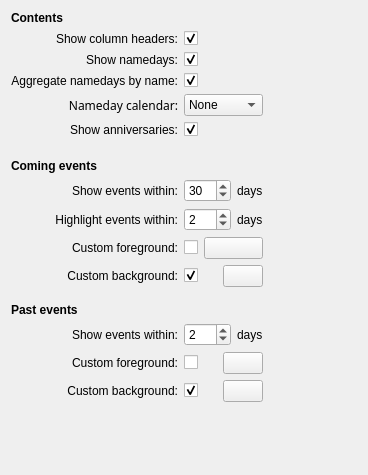
<?xml version="1.0" encoding="UTF-8"?>
<ui version="4.0">
 <class>KBirthdayAppletConfig</class>
 <widget class="QWidget" name="KBirthdayAppletConfig">
  <property name="geometry">
   <rect>
    <x>0</x>
    <y>0</y>
    <width>368</width>
    <height>475</height>
   </rect>
  </property>
  <property name="sizePolicy">
   <sizepolicy hsizetype="Preferred" vsizetype="Preferred">
    <horstretch>0</horstretch>
    <verstretch>0</verstretch>
   </sizepolicy>
  </property>
  <property name="minimumSize">
   <size>
    <width>0</width>
    <height>0</height>
   </size>
  </property>
  <layout class="QGridLayout" name="gridLayout">
   <item row="0" column="0">
    <widget class="QLabel" name="lblTitleContents">
     <property name="font">
      <font>
       <weight>75</weight>
       <bold>true</bold>
      </font>
     </property>
     <property name="text">
      <string>Contents</string>
     </property>
    </widget>
   </item>
   <item row="13" column="0">
    <widget class="QLabel" name="lblTitleComingEvents">
     <property name="sizePolicy">
      <sizepolicy hsizetype="Fixed" vsizetype="Preferred">
       <horstretch>0</horstretch>
       <verstretch>0</verstretch>
      </sizepolicy>
     </property>
     <property name="font">
      <font>
       <weight>75</weight>
       <bold>true</bold>
      </font>
     </property>
     <property name="text">
      <string>Coming events</string>
     </property>
    </widget>
   </item>
   <item row="12" column="0">
    <spacer name="spacerContentsBottom">
     <property name="orientation">
      <enum>Qt::Vertical</enum>
     </property>
     <property name="sizeType">
      <enum>QSizePolicy::Fixed</enum>
     </property>
     <property name="sizeHint" stdset="0">
      <size>
       <width>40</width>
       <height>10</height>
      </size>
     </property>
    </spacer>
   </item>
   <item row="14" column="0">
    <widget class="QLabel" name="lblComingShowDays">
     <property name="text">
      <string>Show events within:</string>
     </property>
     <property name="alignment">
      <set>Qt::AlignRight|Qt::AlignTrailing|Qt::AlignVCenter</set>
     </property>
    </widget>
   </item>
   <item row="22" column="0">
    <widget class="QLabel" name="lblTitlePastEvents">
     <property name="font">
      <font>
       <weight>75</weight>
       <bold>true</bold>
      </font>
     </property>
     <property name="text">
      <string>Past events</string>
     </property>
    </widget>
   </item>
   <item row="21" column="0">
    <spacer name="spacerComingEventsBottom">
     <property name="orientation">
      <enum>Qt::Vertical</enum>
     </property>
     <property name="sizeType">
      <enum>QSizePolicy::Fixed</enum>
     </property>
     <property name="sizeHint" stdset="0">
      <size>
       <width>20</width>
       <height>10</height>
      </size>
     </property>
    </spacer>
   </item>
   <item row="15" column="0">
    <widget class="QLabel" name="lblComingHighlightDays">
     <property name="text">
      <string>Highlight events within:</string>
     </property>
     <property name="alignment">
      <set>Qt::AlignRight|Qt::AlignTrailing|Qt::AlignVCenter</set>
     </property>
    </widget>
   </item>
   <item row="15" column="1">
    <widget class="QSpinBox" name="spinComingHighlightDays">
     <property name="sizePolicy">
      <sizepolicy hsizetype="Minimum" vsizetype="Minimum">
       <horstretch>0</horstretch>
       <verstretch>0</verstretch>
      </sizepolicy>
     </property>
     <property name="maximum">
      <number>30</number>
     </property>
     <property name="value">
      <number>2</number>
     </property>
    </widget>
   </item>
   <item row="23" column="0">
    <widget class="QLabel" name="lblPastShowDays">
     <property name="text">
      <string>Show events within:</string>
     </property>
     <property name="alignment">
      <set>Qt::AlignRight|Qt::AlignTrailing|Qt::AlignVCenter</set>
     </property>
    </widget>
   </item>
   <item row="23" column="1">
    <widget class="QSpinBox" name="spinPastShowDays">
     <property name="maximum">
      <number>30</number>
     </property>
     <property name="value">
      <number>2</number>
     </property>
    </widget>
   </item>
   <item row="14" column="2">
    <widget class="QLabel" name="lblComingShowDays_2">
     <property name="text">
      <string>days</string>
     </property>
    </widget>
   </item>
   <item row="15" column="2">
    <widget class="QLabel" name="lblComingHighlightDays_2">
     <property name="text">
      <string>days</string>
     </property>
    </widget>
   </item>
   <item row="23" column="2">
    <widget class="QLabel" name="lblPastShowDays_2">
     <property name="text">
      <string>days</string>
     </property>
    </widget>
   </item>
   <item row="1" column="1">
    <widget class="QCheckBox" name="chckShowColumnHeaders">
     <property name="sizePolicy">
      <sizepolicy hsizetype="Preferred" vsizetype="Fixed">
       <horstretch>0</horstretch>
       <verstretch>0</verstretch>
      </sizepolicy>
     </property>
     <property name="text">
      <string/>
     </property>
     <property name="checked">
      <bool>true</bool>
     </property>
    </widget>
   </item>
   <item row="1" column="0">
    <widget class="QLabel" name="lblShowColumnHeaders">
     <property name="text">
      <string>Show column headers:</string>
     </property>
     <property name="alignment">
      <set>Qt::AlignRight|Qt::AlignTrailing|Qt::AlignVCenter</set>
     </property>
    </widget>
   </item>
   <item row="2" column="1">
    <widget class="QCheckBox" name="chckShowNamedays">
     <property name="sizePolicy">
      <sizepolicy hsizetype="Preferred" vsizetype="Fixed">
       <horstretch>0</horstretch>
       <verstretch>0</verstretch>
      </sizepolicy>
     </property>
     <property name="font">
      <font>
       <strikeout>false</strikeout>
      </font>
     </property>
     <property name="text">
      <string/>
     </property>
     <property name="checked">
      <bool>true</bool>
     </property>
    </widget>
   </item>
   <item row="9" column="1">
    <widget class="QCheckBox" name="chckShowAnniversaries">
     <property name="enabled">
      <bool>true</bool>
     </property>
     <property name="layoutDirection">
      <enum>Qt::LeftToRight</enum>
     </property>
     <property name="text">
      <string/>
     </property>
     <property name="checked">
      <bool>true</bool>
     </property>
     <property name="showAnniversaries" stdset="0">
      <bool>true</bool>
     </property>
    </widget>
   </item>
   <item row="9" column="0">
    <widget class="QLabel" name="lblShowAnniversaries">
     <property name="text">
      <string>Show anniversaries:</string>
     </property>
     <property name="alignment">
      <set>Qt::AlignRight|Qt::AlignTrailing|Qt::AlignVCenter</set>
     </property>
    </widget>
   </item>
   <item row="2" column="0">
    <widget class="QLabel" name="lblShowNamedays">
     <property name="text">
      <string>Show namedays:</string>
     </property>
     <property name="alignment">
      <set>Qt::AlignRight|Qt::AlignTrailing|Qt::AlignVCenter</set>
     </property>
    </widget>
   </item>
   <item row="14" column="1">
    <widget class="QSpinBox" name="spinComingShowDays">
     <property name="maximum">
      <number>335</number>
     </property>
     <property name="value">
      <number>30</number>
     </property>
    </widget>
   </item>
   <item row="4" column="0">
    <widget class="QLabel" name="lblAggrNamedays">
     <property name="text">
      <string>Aggregate namedays by name:</string>
     </property>
     <property name="alignment">
      <set>Qt::AlignRight|Qt::AlignTrailing|Qt::AlignVCenter</set>
     </property>
    </widget>
   </item>
   <item row="4" column="1">
    <widget class="QCheckBox" name="chckAggrNamedays">
     <property name="sizePolicy">
      <sizepolicy hsizetype="Preferred" vsizetype="Fixed">
       <horstretch>0</horstretch>
       <verstretch>0</verstretch>
      </sizepolicy>
     </property>
     <property name="text">
      <string/>
     </property>
     <property name="checked">
      <bool>true</bool>
     </property>
    </widget>
   </item>
   <item row="6" column="0">
    <widget class="QLabel" name="lblNamedayCalendar">
     <property name="enabled">
      <bool>true</bool>
     </property>
     <property name="sizePolicy">
      <sizepolicy hsizetype="Preferred" vsizetype="Preferred">
       <horstretch>0</horstretch>
       <verstretch>0</verstretch>
      </sizepolicy>
     </property>
     <property name="font">
      <font>
       <family>Droid Sans</family>
       <kerning>true</kerning>
      </font>
     </property>
     <property name="layoutDirection">
      <enum>Qt::LeftToRight</enum>
     </property>
     <property name="text">
      <string>Nameday calendar:</string>
     </property>
     <property name="scaledContents">
      <bool>false</bool>
     </property>
     <property name="alignment">
      <set>Qt::AlignRight|Qt::AlignTrailing|Qt::AlignVCenter</set>
     </property>
    </widget>
   </item>
   <item row="6" column="1" colspan="2">
    <widget class="QComboBox" name="cmbNamedayCalendar">
     <item>
      <property name="text">
       <string>None</string>
      </property>
     </item>
    </widget>
   </item>
   <item row="16" column="1" colspan="2">
    <layout class="QHBoxLayout" name="hlComingHighlightForeground">
     <item>
      <widget class="QCheckBox" name="chckComingHighlightForeground">
       <property name="sizePolicy">
        <sizepolicy hsizetype="Fixed" vsizetype="Fixed">
         <horstretch>0</horstretch>
         <verstretch>0</verstretch>
        </sizepolicy>
       </property>
       <property name="layoutDirection">
        <enum>Qt::LeftToRight</enum>
       </property>
       <property name="text">
        <string/>
       </property>
      </widget>
     </item>
     <item>
      <widget class="KColorButton" name="colorbtnComingHighlightForeground">
       <property name="color">
        <color>
         <red>255</red>
         <green>255</green>
         <blue>255</blue>
        </color>
       </property>
       <property name="defaultColor">
        <color>
         <red>255</red>
         <green>255</green>
         <blue>255</blue>
        </color>
       </property>
      </widget>
     </item>
    </layout>
   </item>
   <item row="20" column="1" colspan="2">
    <layout class="QHBoxLayout" name="hlComingHighlightBackground">
     <item>
      <widget class="QCheckBox" name="chckComingHighlightBackground">
       <property name="text">
        <string/>
       </property>
       <property name="checked">
        <bool>true</bool>
       </property>
      </widget>
     </item>
     <item>
      <widget class="KColorButton" name="colorbtnComingHighlightBackground">
       <property name="color">
        <color>
         <red>128</red>
         <green>0</green>
         <blue>0</blue>
        </color>
       </property>
       <property name="defaultColor">
        <color>
         <red>128</red>
         <green>0</green>
         <blue>0</blue>
        </color>
       </property>
      </widget>
     </item>
    </layout>
   </item>
   <item row="16" column="0">
    <widget class="QLabel" name="lblComingHighlightForeground">
     <property name="text">
      <string>Custom foreground:</string>
     </property>
     <property name="alignment">
      <set>Qt::AlignRight|Qt::AlignTrailing|Qt::AlignVCenter</set>
     </property>
    </widget>
   </item>
   <item row="20" column="0">
    <widget class="QLabel" name="lblComingHighlightBackground">
     <property name="text">
      <string>Custom background:</string>
     </property>
     <property name="alignment">
      <set>Qt::AlignRight|Qt::AlignTrailing|Qt::AlignVCenter</set>
     </property>
    </widget>
   </item>
   <item row="12" column="3" rowspan="5">
    <spacer name="spacerScreenRight">
     <property name="orientation">
      <enum>Qt::Horizontal</enum>
     </property>
     <property name="sizeHint" stdset="0">
      <size>
       <width>40</width>
       <height>20</height>
      </size>
     </property>
    </spacer>
   </item>
   <item row="24" column="1" colspan="2">
    <layout class="QHBoxLayout" name="hlPastForeground">
     <item>
      <widget class="QCheckBox" name="chckPastForeground">
       <property name="text">
        <string/>
       </property>
      </widget>
     </item>
     <item>
      <widget class="KColorButton" name="colorbtnPastForeground">
       <property name="color">
        <color>
         <red>0</red>
         <green>0</green>
         <blue>0</blue>
        </color>
       </property>
       <property name="defaultColor">
        <color>
         <red>0</red>
         <green>0</green>
         <blue>0</blue>
        </color>
       </property>
      </widget>
     </item>
    </layout>
   </item>
   <item row="24" column="0">
    <widget class="QLabel" name="lblPastForeground">
     <property name="text">
      <string>Custom foreground:</string>
     </property>
     <property name="alignment">
      <set>Qt::AlignRight|Qt::AlignTrailing|Qt::AlignVCenter</set>
     </property>
    </widget>
   </item>
   <item row="26" column="1" colspan="2">
    <layout class="QHBoxLayout" name="hlPastBackground">
     <item>
      <widget class="QCheckBox" name="chckPastBackground">
       <property name="text">
        <string/>
       </property>
       <property name="checked">
        <bool>true</bool>
       </property>
      </widget>
     </item>
     <item>
      <widget class="KColorButton" name="colorbtnPastBackground">
       <property name="color">
        <color>
         <red>160</red>
         <green>160</green>
         <blue>160</blue>
        </color>
       </property>
       <property name="defaultColor">
        <color>
         <red>160</red>
         <green>160</green>
         <blue>160</blue>
        </color>
       </property>
      </widget>
     </item>
    </layout>
   </item>
   <item row="26" column="0">
    <widget class="QLabel" name="lblPastBackground">
     <property name="text">
      <string>Custom background:</string>
     </property>
     <property name="alignment">
      <set>Qt::AlignRight|Qt::AlignTrailing|Qt::AlignVCenter</set>
     </property>
    </widget>
   </item>
   <item row="27" column="0" colspan="3">
    <spacer name="spacerScreenBottom">
     <property name="orientation">
      <enum>Qt::Vertical</enum>
     </property>
     <property name="sizeHint" stdset="0">
      <size>
       <width>20</width>
       <height>40</height>
      </size>
     </property>
    </spacer>
   </item>
  </layout>
 </widget>
 <customwidgets>
  <customwidget>
   <class>KColorButton</class>
   <extends>QPushButton</extends>
   <header>kcolorbutton.h</header>
  </customwidget>
 </customwidgets>
 <tabstops>
  <tabstop>chckShowColumnHeaders</tabstop>
  <tabstop>chckShowNamedays</tabstop>
  <tabstop>chckAggrNamedays</tabstop>
  <tabstop>cmbNamedayCalendar</tabstop>
  <tabstop>chckShowAnniversaries</tabstop>
  <tabstop>spinComingShowDays</tabstop>
  <tabstop>spinComingHighlightDays</tabstop>
  <tabstop>chckComingHighlightForeground</tabstop>
  <tabstop>colorbtnComingHighlightForeground</tabstop>
  <tabstop>chckComingHighlightBackground</tabstop>
  <tabstop>colorbtnComingHighlightBackground</tabstop>
  <tabstop>spinPastShowDays</tabstop>
  <tabstop>chckPastForeground</tabstop>
  <tabstop>colorbtnPastForeground</tabstop>
  <tabstop>chckPastBackground</tabstop>
  <tabstop>colorbtnPastBackground</tabstop>
 </tabstops>
 <resources/>
 <connections>
  <connection>
   <sender>chckShowNamedays</sender>
   <signal>toggled(bool)</signal>
   <receiver>lblAggrNamedays</receiver>
   <slot>setEnabled(bool)</slot>
   <hints>
    <hint type="sourcelabel">
     <x>217</x>
     <y>60</y>
    </hint>
    <hint type="destinationlabel">
     <x>95</x>
     <y>83</y>
    </hint>
   </hints>
  </connection>
  <connection>
   <sender>chckShowNamedays</sender>
   <signal>toggled(bool)</signal>
   <receiver>chckAggrNamedays</receiver>
   <slot>setEnabled(bool)</slot>
   <hints>
    <hint type="sourcelabel">
     <x>217</x>
     <y>60</y>
    </hint>
    <hint type="destinationlabel">
     <x>217</x>
     <y>83</y>
    </hint>
   </hints>
  </connection>
  <connection>
   <sender>chckShowNamedays</sender>
   <signal>toggled(bool)</signal>
   <receiver>lblNamedayCalendar</receiver>
   <slot>setEnabled(bool)</slot>
   <hints>
    <hint type="sourcelabel">
     <x>217</x>
     <y>60</y>
    </hint>
    <hint type="destinationlabel">
     <x>95</x>
     <y>111</y>
    </hint>
   </hints>
  </connection>
  <connection>
   <sender>chckShowNamedays</sender>
   <signal>toggled(bool)</signal>
   <receiver>cmbNamedayCalendar</receiver>
   <slot>setEnabled(bool)</slot>
   <hints>
    <hint type="sourcelabel">
     <x>217</x>
     <y>60</y>
    </hint>
    <hint type="destinationlabel">
     <x>235</x>
     <y>111</y>
    </hint>
   </hints>
  </connection>
  <connection>
   <sender>chckComingHighlightBackground</sender>
   <signal>toggled(bool)</signal>
   <receiver>colorbtnComingHighlightBackground</receiver>
   <slot>setEnabled(bool)</slot>
   <hints>
    <hint type="sourcelabel">
     <x>204</x>
     <y>296</y>
    </hint>
    <hint type="destinationlabel">
     <x>251</x>
     <y>296</y>
    </hint>
   </hints>
  </connection>
 </connections>
</ui>
